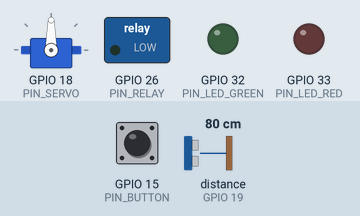
This sketch was run on a simulated ESP32. Shown: servo, switched loads named in the sketch (green lamp = pin HIGH), output pins drawn as LEDs (lit = HIGH). Wiring (inferred from the names in the program): ultrasonic range finder: trigger GPIO 5; echo GPIO 19. The inputs (shaded band) are chosen by the test bench; at power-on: GPIO 15 (PIN_BUTTON) HIGH, distance to the obstacle (sensor on GPIO 19) 80 cm. The echo pulse lasts 58.3 µs per cm; WiFi joins after 1.5 s; servers stay silent unless stated; pins used as bus, display or sensor lines are not drawn; what the sketch prints to the serial monitor is not drawn.

Above: at 2.05 s.
At 5.0 s:
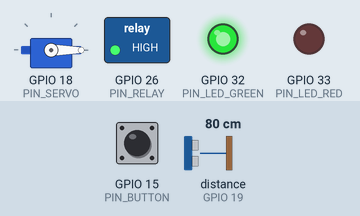
At 8.0 s:
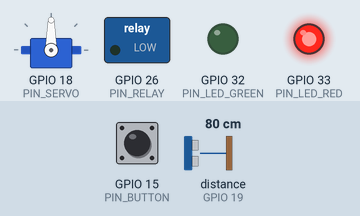
Timing chart, 0 to 9.8 s (numbered marks = the images above):
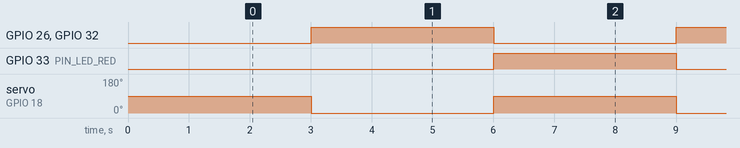

The sketch:

smart_gate_esp32_status.ino
```cpp
/*
  ============================================================================
  SMART GATE ESP32 - LIVE STATUS DASHBOARD (หน้าเว็บแสดงสถานะการเชื่อมต่ออุปกรณ์)
  บอร์ด: ESP32 Dev Module

  ทำอะไร:
    - เชื่อม WiFi แล้วเปิดเว็บเซิร์ฟเวอร์เล็กๆ ในตัวบอร์ดเอง (ไม่ต้องพึ่งเซิร์ฟเวอร์อื่น)
    - ทดสอบอุปกรณ์แต่ละชิ้นซ้ำทุก 3 วินาทีอัตโนมัติ
    - เปิดเบราว์เซอร์ไปที่ IP ของบอร์ด (ดูได้จาก Serial Monitor ตอนบูต) จะเห็นหน้าเว็บ
      แสดงสถานะ อัปเดตเองทุก 3 วินาทีโดยไม่ต้องรีเฟรชหน้าเอง

  ข้อจำกัดที่ควรรู้ (สำคัญ อ่านก่อนเชื่อผลตรงๆ):
    - WiFi และ เซนเซอร์ Ultrasonic ตรวจสอบการเชื่อมต่อได้แม่นยำจริง (มีสัญญาณยืนยัน)
    - Servo / LED / Relay / ปุ่มฉุกเฉิน เป็นขาที่ไม่มีสายป้อนกลับเข้าบอร์ด ซอฟต์แวร์
      ยืนยัน "ต่อจริงไหม" ไม่ได้ 100% จะขึ้นเป็น "สั่งงานแล้ว" แทน ต้องดูด้วยตา/หูเอง

  ก่อนอัปโหลด:
    1. ใช้ secrets.h เดิมที่มี WIFI_SSID / WIFI_PASSWORD อยู่แล้วได้เลย
    2. เปิด Serial Monitor (115200) หลังอัปโหลดเสร็จ จะเห็น IP Address ของบอร์ด
       เอา IP นั้นไปเปิดในเบราว์เซอร์ (มือถือ/คอมที่ต่อ WiFi วงเดียวกัน)
  ============================================================================
*/

#include <WiFi.h>
#include <WebServer.h>
#include <ESP32Servo.h>
#include "secrets.h"

#define PIN_SERVO        18
// กำหนดองศา Servo ไม้กั้น (ปรับทิศทางตามการติดตั้งจริง: 0° = ยกขึ้นเปิดทาง, 90° = ยกลงปิดทาง)
#define SERVO_ANGLE_OPEN    0     // ยกไม้กั้นขึ้น (เปิดทาง)
#define SERVO_ANGLE_CLOSE   90    // ลดไม้กั้นลง (ปิดกั้นทาง)
#define PIN_LED_GREEN    32
#define PIN_LED_RED      33
#define PIN_RELAY        26
#define PIN_BUTTON       15
#define PIN_TRIG         5
#define PIN_ECHO         19

Servo gateServo;
WebServer server(80);

bool wifiConnected = false;
bool ultrasonicConnected = false;
long ultrasonicDistance = -1;
bool buttonPressed = false;
bool outputCycleState = false; // สลับ true/false ทุกรอบเพื่อสั่งงาน Servo/LED/Relay ให้เห็นการขยับ

unsigned long lastTestCycle = 0;
const unsigned long TEST_INTERVAL_MS = 3000;

long readUltrasonicCm() {
  digitalWrite(PIN_TRIG, LOW);
  delayMicroseconds(2);
  digitalWrite(PIN_TRIG, HIGH);
  delayMicroseconds(10);
  digitalWrite(PIN_TRIG, LOW);
  long duration = pulseIn(PIN_ECHO, HIGH, 25000);
  if (duration == 0) return -1;
  return duration * 0.034 / 2;
}

void runTestCycle() {
  wifiConnected = (WiFi.status() == WL_CONNECTED);

  long d = readUltrasonicCm();
  ultrasonicConnected = (d > 0);
  ultrasonicDistance = d;

  buttonPressed = (digitalRead(PIN_BUTTON) == LOW);

  outputCycleState = !outputCycleState;
  gateServo.write(outputCycleState ? SERVO_ANGLE_OPEN : SERVO_ANGLE_CLOSE);
  digitalWrite(PIN_LED_GREEN, outputCycleState ? HIGH : LOW);
  digitalWrite(PIN_LED_RED, outputCycleState ? LOW : HIGH);
  digitalWrite(PIN_RELAY, outputCycleState ? HIGH : LOW);
}

String statusBadge(bool ok) {
  return ok ? "เชื่อมต่อสำเร็จ" : "ไม่ได้เชื่อมต่อ";
}

void handleStatusJson() {
  String json = "{";
  json += "\"wifi\":" + String(wifiConnected ? "true" : "false") + ",";
  json += "\"wifi_ip\":\"" + (wifiConnected ? WiFi.localIP().toString() : String("-")) + "\",";
  json += "\"ultrasonic\":" + String(ultrasonicConnected ? "true" : "false") + ",";
  json += "\"ultrasonic_distance\":" + String(ultrasonicDistance) + ",";
  json += "\"button_pressed\":" + String(buttonPressed ? "true" : "false") + ",";
  json += "\"output_cycle\":" + String(outputCycleState ? "true" : "false") + ",";
  json += "\"uptime_ms\":" + String(millis());
  json += "}";

  server.sendHeader("Access-Control-Allow-Origin", "*");
  server.send(200, "application/json", json);
}

void handleRoot() {
  String html = R"HTML(
<!DOCTYPE html>
<html lang="th">
<head>
<meta charset="UTF-8">
<meta name="viewport" content="width=device-width, initial-scale=1">
<title>OnePass Smart Gate - สถานะอุปกรณ์</title>
<style>
  :root { --navy:#1e3a8a; --navy-dark:#172554; --ok:#16a34a; --bad:#dc2626; --bg:#f1f5f9; }
  * { box-sizing: border-box; }
  body { margin:0; font-family: -apple-system, 'Segoe UI', Tahoma, sans-serif; background:var(--bg); color:#0f172a; }
  header { background:linear-gradient(135deg, var(--navy), var(--navy-dark)); color:#fff; padding:20px 16px; text-align:center; }
  header h1 { margin:0; font-size:1.3rem; }
  header p { margin:4px 0 0; font-size:0.85rem; opacity:0.85; }
  .wrap { max-width:520px; margin:0 auto; padding:16px; }
  .card { background:#fff; border-radius:12px; padding:14px 16px; margin-bottom:10px; display:flex; justify-content:space-between; align-items:center; box-shadow:0 1px 3px rgba(0,0,0,0.08); }
  .card .name { font-weight:600; font-size:1rem; }
  .card .detail { font-size:0.78rem; color:#64748b; margin-top:2px; }
  .badge { padding:6px 14px; border-radius:999px; font-size:0.85rem; font-weight:700; color:#fff; white-space:nowrap; }
  .badge.ok { background:var(--ok); }
  .badge.bad { background:var(--bad); }
  .meta { text-align:center; font-size:0.78rem; color:#64748b; margin-top:10px; }
  .dot { display:inline-block; width:8px; height:8px; border-radius:50%; background:var(--ok); margin-right:6px; animation:pulse 1.5s infinite; }
  @keyframes pulse { 0%,100%{opacity:1;} 50%{opacity:0.3;} }
</style>
</head>
<body>
<header>
  <h1>🔧 OnePass Smart Gate</h1>
  <p>สถานะการเชื่อมต่ออุปกรณ์แบบเรียลไทม์ · อัปเดตทุก 3 วินาที</p>
</header>
<div class="wrap">
  <div class="card">
    <div><div class="name">📶 WiFi</div><div class="detail" id="wifi-detail">-</div></div>
    <div class="badge" id="wifi-badge">...</div>
  </div>
  <div class="card">
    <div><div class="name">📏 เซนเซอร์ Ultrasonic</div><div class="detail" id="us-detail">-</div></div>
    <div class="badge" id="us-badge">...</div>
  </div>
  <div class="card">
    <div><div class="name">⚙️ Servo ไม้กั้น</div><div class="detail">สั่งงานทุกรอบ (ดูด้วยตา)</div></div>
    <div class="badge ok" id="servo-badge">สั่งงานแล้ว</div>
  </div>
  <div class="card">
    <div><div class="name">💡 LED เขียว/แดง</div><div class="detail">สลับไฟทุกรอบ (ดูด้วยตา)</div></div>
    <div class="badge ok">สั่งงานแล้ว</div>
  </div>
  <div class="card">
    <div><div class="name">🔌 Relay</div><div class="detail">สั่งงานทุกรอบ (ฟังเสียงคลิก)</div></div>
    <div class="badge ok">สั่งงานแล้ว</div>
  </div>
  <div class="card">
    <div><div class="name">🔘 ปุ่มฉุกเฉิน</div><div class="detail" id="btn-detail">-</div></div>
    <div class="badge" id="btn-badge">...</div>
  </div>
  <div class="meta"><span class="dot"></span>เชื่อมต่อกับบอร์ดอยู่ · อัปเดตล่าสุดเมื่อ <span id="last-update">-</span></div>
</div>

<script>
function badge(el, ok) {
  el.textContent = ok ? "เชื่อมต่อสำเร็จ" : "ไม่ได้เชื่อมต่อ";
  el.className = "badge " + (ok ? "ok" : "bad");
}

function refresh() {
  fetch("/status").then(r => r.json()).then(d => {
    badge(document.getElementById("wifi-badge"), d.wifi);
    document.getElementById("wifi-detail").textContent = d.wifi ? ("IP: " + d.wifi_ip) : "ไม่พบสัญญาณ WiFi";

    badge(document.getElementById("us-badge"), d.ultrasonic);
    document.getElementById("us-detail").textContent = d.ultrasonic ? ("ระยะ ~" + d.ultrasonic_distance + " ซม.") : "ไม่มีสัญญาณตอบกลับ";

    document.getElementById("btn-badge").textContent = d.button_pressed ? "กำลังกดอยู่" : "ว่าง (ปกติ)";
    document.getElementById("btn-badge").className = "badge ok";
    document.getElementById("btn-detail").textContent = d.button_pressed ? "ตรวจพบการกดปุ่ม" : "ไม่ได้กดอยู่ (สถานะปกติ)";

    document.getElementById("last-update").textContent = new Date().toLocaleTimeString("th-TH");
  }).catch(() => {
    document.getElementById("last-update").textContent = "เชื่อมต่อบอร์ดไม่ได้";
  });
}

refresh();
setInterval(refresh, 3000);
</script>
</body>
</html>
)HTML";

  server.send(200, "text/html", html);
}

void setup() {
  Serial.begin(115200);
  delay(500);

  pinMode(PIN_RELAY, OUTPUT);
  pinMode(PIN_LED_GREEN, OUTPUT);
  pinMode(PIN_LED_RED, OUTPUT);
  pinMode(PIN_BUTTON, INPUT_PULLUP);
  pinMode(PIN_TRIG, OUTPUT);
  pinMode(PIN_ECHO, INPUT);

  gateServo.setPeriodHertz(50);
  gateServo.attach(PIN_SERVO, 500, 2400);
  gateServo.write(SERVO_ANGLE_CLOSE);

  WiFi.mode(WIFI_STA);
  WiFi.begin(WIFI_SSID, WIFI_PASSWORD);
  Serial.print("[WiFi] กำลังเชื่อมต่อ ");
  Serial.println(WIFI_SSID);

  unsigned long startAttempt = millis();
  while (WiFi.status() != WL_CONNECTED && millis() - startAttempt < 20000) {
    delay(300);
    Serial.print(".");
  }

  if (WiFi.status() == WL_CONNECTED) {
    Serial.println();
    Serial.print("✅ WiFi เชื่อมต่อสำเร็จ! เปิดเบราว์เซอร์ไปที่: http://");
    Serial.println(WiFi.localIP());
  } else {
    Serial.println();
    Serial.println("❌ WiFi เชื่อมต่อไม่สำเร็จ (เช็ค secrets.h) จะลองใหม่เรื่อยๆ");
  }

  server.on("/", handleRoot);
  server.on("/status", handleStatusJson);
  server.begin();
  Serial.println("🌐 เว็บเซิร์ฟเวอร์พร้อมใช้งานที่พอร์ต 80");
}

void loop() {
  server.handleClient();

  if (WiFi.status() != WL_CONNECTED) {
    WiFi.reconnect();
  }

  if (millis() - lastTestCycle >= TEST_INTERVAL_MS) {
    lastTestCycle = millis();
    runTestCycle();
  }
}
```

secrets.h
```cpp
#ifndef SECRETS_H
#define SECRETS_H

// ============================================================================
// คัดลอกไฟล์นี้เป็น secrets.h แล้วแก้ไขค่าให้เป็นของจริง
// ============================================================================

// 1. WiFi (ต้องเป็น 2.4GHz เท่านั้น)
const char* WIFI_SSID     = "iPhone";
const char* WIFI_PASSWORD = "12345678kruta";

// 2. Telegram Bot
// วิธีสร้าง: คุยกับ @BotFather ใน Telegram พิมพ์ /newbot จะได้ TOKEN
// วิธีหา Chat ID: คุยกับ @userinfobot หรือ @RawDataBot แล้วส่งข้อความไปหา
const char* TELEGRAM_BOT_TOKEN = "9171059639:AAFnCl0tqD356M2UsY6Q8tVO1vvlnruy4-c";
const char* TELEGRAM_CHAT_ID   = "8527824695";

#endif
```

Measured:
- by itself, GPIO 26 (PIN_RELAY), GPIO 32 (PIN_LED_GREEN), GPIO 33 (PIN_LED_RED): alternates HIGH for 3.0 s and LOW for 3.0 s
- by itself, servo on GPIO 18 (PIN_SERVO): alternates 90° for 3.0 s and 0° for 3.0 s
